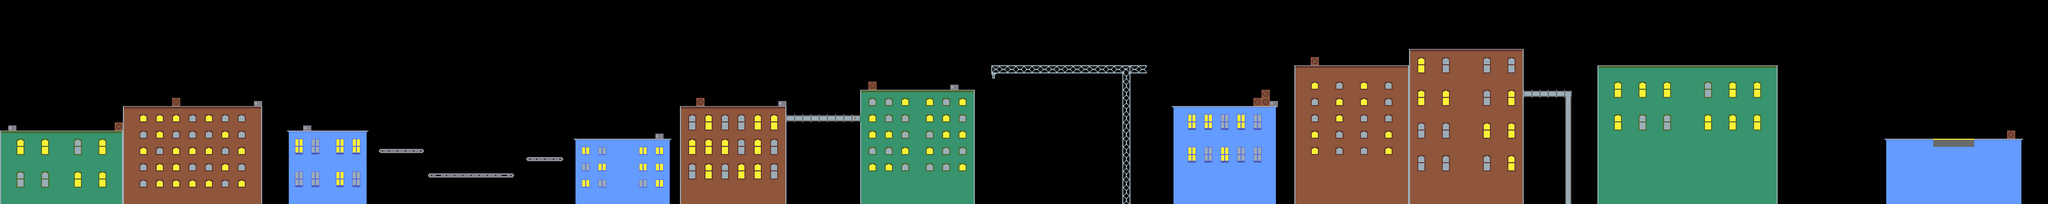

A level layout from a 2D game, rendered from its tile map. Below: a short description, then the map file with tile-grid data replaced by summaries:
An orthogonal 250x25 tile map with 16x16 px tiles, 1 tile layer (Platforms) and 26 objects.

<map version="1.10" tiledversion="1.10.2" orientation="orthogonal" renderorder="right-down" width="250" height="25" tilewidth="16" tileheight="16" infinite="0" nextlayerid="5" nextobjectid="89">
 <tileset firstgid="1" source="CustomTileSet.tsx" />
 <layer id="1" name="Platforms" width="250" height="25">
  <data>[6250 cells, 2149 non-empty, 53 distinct tile ids]</data>
 </layer>
 <objectgroup id="3" name="Tomato">
  <object id="49" gid="89" x="224" y="240" width="16" height="16" />
  <object id="50" gid="89" x="336" y="192" width="16" height="16" />
  <object id="54" gid="89" x="512" y="176" width="16" height="16" />
  <object id="55" gid="89" x="528" y="160" width="16" height="16" />
  <object id="56" gid="89" x="544" y="176" width="16" height="16" />
  <object id="57" gid="89" x="560" y="192" width="16" height="16" />
  <object id="65" gid="89" x="896" y="336" width="16" height="16" />
  <object id="66" gid="89" x="912" y="336" width="16" height="16" />
  <object id="67" gid="89" x="928" y="336" width="16" height="16" />
  <object id="68" gid="89" x="1120" y="272" width="16" height="16" />
  <object id="69" gid="89" x="1696" y="160" width="16" height="16" />
  <object id="72" gid="89" x="2512" y="112" width="16" height="16" />
  <object id="73" gid="89" x="2496" y="128" width="16" height="16" />
  <object id="74" gid="89" x="2480" y="144" width="16" height="16" />
  <object id="75" gid="89" x="3488" y="112" width="16" height="16" />
  <object id="76" gid="89" x="3504" y="96" width="16" height="16" />
  <object id="77" gid="89" x="3520" y="80" width="16" height="16" />
  <object id="78" gid="89" x="3536" y="96" width="16" height="16" />
  <object id="80" gid="89" x="3552" y="112" width="16" height="16" />
  <object id="81" gid="89" x="3568" y="128" width="16" height="16" />
  <object id="82" gid="89" x="3584" y="144" width="16" height="16" />
  <object id="83" gid="89" x="3600" y="160" width="16" height="16" />
  <object id="84" gid="89" x="3616" y="176" width="16" height="16" />
  <object id="85" gid="89" x="2832" y="96" width="16" height="16" />
  <object id="86" gid="89" x="2848" y="96" width="16" height="16" />
  <object id="87" gid="89" x="2864" y="96" width="16" height="16" />
 </objectgroup>
</map>
